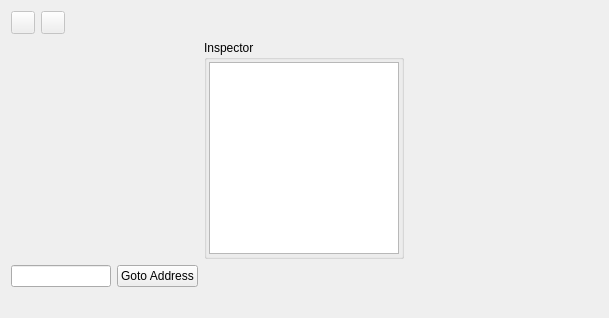
      <widget class="QWidget" name="hexEditorTab">
       <attribute name="title">
        <string>Hex Editor</string>
       </attribute>
       <layout class="QGridLayout" name="gridLayout_5">
        <item row="1" column="0" colspan="3">
         <layout class="QHBoxLayout" name="horizontalLayout_2">
          <item>
           <widget class="QGroupBox" name="groupBox_4">
            <property name="maximumSize">
             <size>
              <width>200</width>
              <height>16777215</height>
             </size>
            </property>
            <property name="title">
             <string>Inspector</string>
            </property>
            <layout class="QVBoxLayout" name="verticalLayout_6">
             <property name="leftMargin">
              <number>2</number>
             </property>
             <property name="topMargin">
              <number>2</number>
             </property>
             <property name="rightMargin">
              <number>2</number>
             </property>
             <property name="bottomMargin">
              <number>2</number>
             </property>
             <item>
              <widget class="QTableView" name="inspectorView">
               <property name="editTriggers">
                <set>QAbstractItemView::NoEditTriggers</set>
               </property>
               <property name="alternatingRowColors">
                <bool>true</bool>
               </property>
               <attribute name="horizontalHeaderCascadingSectionResizes">
                <bool>true</bool>
               </attribute>
               <attribute name="horizontalHeaderDefaultSectionSize">
                <number>60</number>
               </attribute>
               <attribute name="horizontalHeaderStretchLastSection">
                <bool>true</bool>
               </attribute>
               <attribute name="verticalHeaderVisible">
                <bool>false</bool>
               </attribute>
               <attribute name="verticalHeaderCascadingSectionResizes">
                <bool>true</bool>
               </attribute>
               <attribute name="verticalHeaderDefaultSectionSize">
                <number>16</number>
               </attribute>
               <attribute name="verticalHeaderMinimumSectionSize">
                <number>16</number>
               </attribute>
              </widget>
             </item>
            </layout>
           </widget>
          </item>
          <item>
           <layout class="QHBoxLayout" name="hexEditLayout"/>
          </item>
         </layout>
        </item>
        <item row="2" column="0" colspan="3">
         <layout class="QHBoxLayout" name="horizontalLayout_3">
          <item>
           <widget class="QLineEdit" name="hexGoToLineEdit">
            <property name="maximumSize">
             <size>
              <width>100</width>
              <height>16777215</height>
             </size>
            </property>
            <property name="toolTip">
             <string>Goto specified address (in hex)</string>
            </property>
            <property name="statusTip">
             <string>Goto specified address (in hex)</string>
            </property>
            <property name="maxLength">
             <number>32767</number>
            </property>
           </widget>
          </item>
          <item>
           <widget class="QPushButton" name="hexGoToBtn">
            <property name="toolTip">
             <string>Goto specified address (in hex)</string>
            </property>
            <property name="statusTip">
             <string>Goto specified address (in hex)</string>
            </property>
            <property name="text">
             <string>Goto Address</string>
            </property>
           </widget>
          </item>
          <item>
           <spacer name="horizontalSpacer_2">
            <property name="orientation">
             <enum>Qt::Horizontal</enum>
            </property>
            <property name="sizeHint" stdset="0">
             <size>
              <width>400</width>
              <height>0</height>
             </size>
            </property>
           </spacer>
          </item>
         </layout>
        </item>
        <item row="0" column="0">
         <widget class="QToolButton" name="hexUndoBtn">
          <property name="enabled">
           <bool>false</bool>
          </property>
          <property name="icon">
           <iconset resource="../resources/resources.qrc">
            <normaloff>:/Icons/Undo</normaloff>:/Icons/Undo</iconset>
          </property>
         </widget>
        </item>
        <item row="3" column="0" colspan="3">
         <widget class="QLabel" name="hexOffsetLbl">
          <property name="text">
           <string/>
          </property>
         </widget>
        </item>
        <item row="0" column="1">
         <widget class="QToolButton" name="hexRedoBtn">
          <property name="enabled">
           <bool>false</bool>
          </property>
          <property name="icon">
           <iconset resource="../resources/resources.qrc">
            <normaloff>:/Icons/Redo</normaloff>:/Icons/Redo</iconset>
          </property>
         </widget>
        </item>
       </layout>
      </widget>
